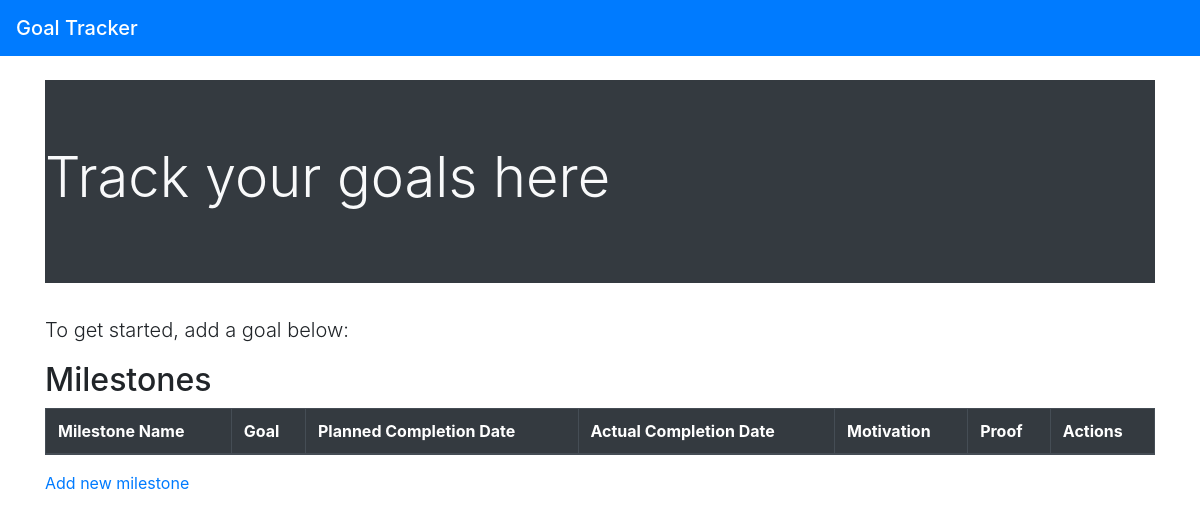
The page /milestones/ (signed in) on the database as committed earlier.
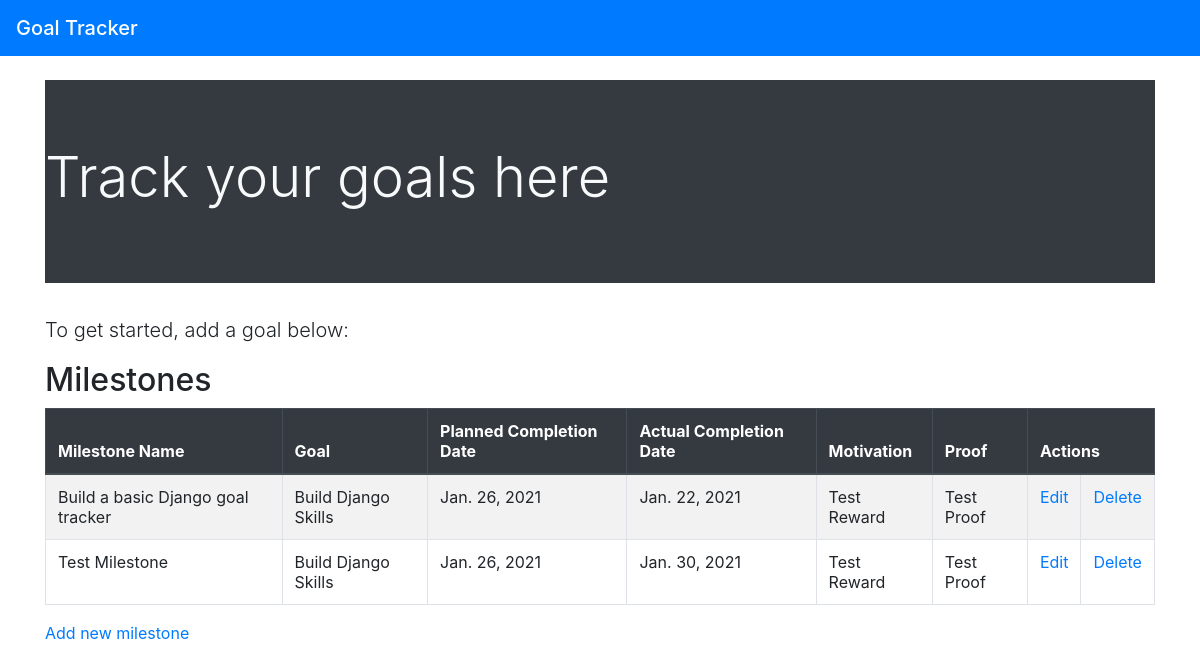
The same page on the database as committed later.
### goals/models.py (models this page shows, shortened)
class Milestone(models.Model):
    user = models.ForeignKey(User, on_delete=models.CASCADE)
    name = models.CharField(max_length=50)
    goal = models.ForeignKey('Goal',
        on_delete=models.CASCADE)
    planned_completion_date = models.DateField(blank=True, null=True)
    actual_completion_date = models.DateField(blank=True, null=True)
    reward = models.TextField()
    proof = models.TextField()

class Goal(models.Model):
    user = models.ForeignKey(User, on_delete=models.CASCADE)
    name = models.CharField(max_length=100)
    commitment_date = models.DateField(auto_now_add=True)
    committed_effort = models.CharField(max_length=100)
    planned_completion_date = models.DateField()
    actual_completion_date = models.DateField(blank=True,null=True)
    motivation = models.TextField()
    def __str__(self):
        return self.name

### goals/views.py (the view)
# urls.py: path('milestones/', login_required(MilestoneList.as_view()), name='milestone-list'),
class MilestoneList(ListView):
    model = Milestone
    def get_queryset(self):
        return Milestone.objects.filter(user=self.request.user)

### templates/goals/milestone_list.html
{% extends "base.html" %}
{% block content %}
    <h2>Milestones</h2>
    <table class="table table-striped table-bordered">
    <thead class="thead-dark">
        <th>Milestone Name</th>
        <th>Goal</th>
        <th>Planned Completion Date</th>
        <th>Actual Completion Date</th>
        <th>Motivation</th>
        <th>Proof</th>
        <th colspan=2>Actions</th>
    </thead>
    <tbody>
        {% for milestone in object_list %}
        <tr>
            <td>{{ milestone.name }}</td>
            <td>{{ milestone.goal }}</td>
            <td>{{ milestone.planned_completion_date }} </td>
            <td>{{ milestone.actual_completion_date }}</td>
            <td>{{ milestone.reward }}</td>
            <td>{{ milestone.proof }}</td>
            <td><a href="{% url 'milestone-update' pk=milestone.id %}">Edit</a></td>
            <td><a href="{% url 'milestone-delete' pk=milestone.id %}">Delete</a></td>
        </tr>
        {% endfor %}
    </tbody>
    </table>
    <a href="{% url 'milestone-create' %}">Add new milestone</a>
{% endblock %}

Rows that differ between the two databases and show on the page:
added Milestone: name "Build a basic Django goal tracker", goal "Build Django Skills", planned_completion_date "Jan. 26, 2021", actual_completion_date "Jan. 22, 2021", reward "Test Reward", proof "Test Proof"
added Milestone: name "Test Milestone", goal "Build Django Skills", planned_completion_date "Jan. 26, 2021", actual_completion_date "Jan. 30, 2021", reward "Test Reward", proof "Test Proof"
